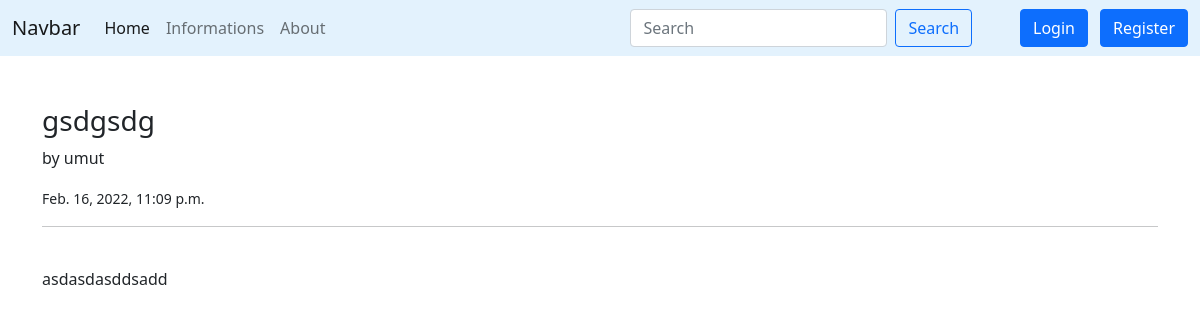
The app's page /informations/information/5 with its own data.
### informations/models.py (models this page shows, shortened)
class Information(models.Model):
    author = models.ForeignKey("auth.User",on_delete = models.CASCADE)
    title = models.CharField(max_length=50)
    content = models.TextField()
    created_date = models.DateTimeField(auto_now_add=True)
    information_file = models.FileField(blank=True,null=True,verbose_name="Add file")

### informations/views.py (the view)
# urls.py: path('information/<int:id>', views.detail,name="detail"),
def detail(request,id):
    information = get_object_or_404(Information,id=id)
    context={
        "information":information,
    }
    return render(request,"detail.html",context)

### templates/detail.html (shortened to what this page needs)
{% extends 'layout.html' %}
{% block body %}
<h3>{{information.title}}</h3>
<p>by {{information.author.username}}</p>
<small>{{information.created_date}}</small>
<hr>
<br>
<p>{{information.content}}</p>
{% endblock body %}

### records on screen
Information: title "gsdgsdg", author.username "umut", created_date "Feb. 16, 2022, 11:09 p.m.", content "asdasdasddsadd"
